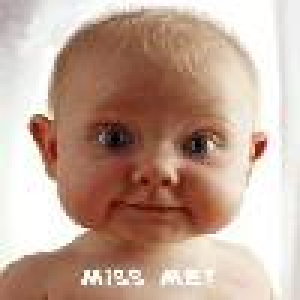
#> input picture Images/Ex6/DataBase/th_1202.jpg, 100 x 100 px, given as the content of the folder ./Images/Ex6/test, which was not available (shown 3 times larger)
$ python Ex6.py
#> lines starting #> are read from the running program, lines starting #| are printed output that depends on the picture; pictures that were not available may be replaced by others from this repository, and a replacement may not be noted
#> further down, imageArray is the input picture: shape (100, 100, 3); mean R, G, B 194.1, 166.3, 151.3
import numpy as np
import matplotlib.pyplot as plt
from PIL import Image
import os
from scipy.fft import dct

def histogram(img):
    """
    For each color channel, we loop over the image and increment the corresponding bin in the histogram

    :param img: the image to be histogrammed
    """
    M,N,K = img.shape
#> M = 100; N = 100; K = 3
    hist = np.zeros((256,3)).astype(np.uint8)
    for k in range(K):
        for i in range(M):
            for j in range(N):
                hist[img[i,j,k],k] +=1

    return hist


def DCT2D(img):
    """
    It takes the 2D DCT of each color channel of the image

    :param img: the image to be transformed
    :return: The transformed image
    """
    transformed = np.ones(img.shape)
    for k in range(3):
        transformed[:,:,k]= dct(dct(img[:,:,k].T).T)
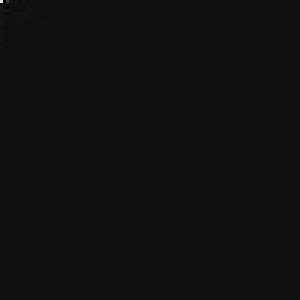
#> transformed: shape (100, 100, 3) float64 (shown 3 times larger); mean R, G, B 841.5, 794.1, 774.9; drawn with min black and max white
    return transformed


def thresh(matrix, r):
    """
    For each of the 3 channels, we find the nLargest largest coefficients, and set all the coefficients
    below that to zero

    :param matrix: the matrix to be thresholded
    :param r: the ratio of the number of non-zero elements to the total number of elements in the matrix
    """
#> called with r = 0.99

    row,col,K = matrix.shape
#> row = 100; col = 100; K = 3

    for k in range(K):
        nLargest = round(row * col * r)
        temp = matrix[:,:,k]
        coef = np.abs(np.sort(temp.flatten())[nLargest:][0])
        temp[temp<coef] = 0
#> this loop made 3 passes
#> coef on passes 1 to 3: 14999.8, 18073.7, 19085.6

    return matrix

def MSE_histograms(img1, img2):
    """
    It takes two images, subtracts them, squares the result, averages the result, and returns the
    average

    :param img1: The first image
    :param img2: the image that we want to compare to
    :return: The mean squared error between the two images.
    """
    squared = np.power(img1 - img2, 2)
    error = np.mean(squared, axis=0)
    return  np.mean(error)

def MSE_DCT(img1, img2):
    """
    It takes the difference between the two images, squares it, and then takes the mean of the squared
    values

    :param img1: The first image
    :param img2: the image that we want to compare to img1
    :return: The mean squared error between the two images.
    """
    squared = np.power(img1-img2,2)
    return np.mean(squared)

def findImageHistogram(hist,path):
    """
    It takes the histogram of the image and the path to the database. It compares
    the histogram of the image to the calculated and returns the MSE error betweeen
    the two

    :param hist: The histogram of the reference image
    :param path: The path to the database of images
    :return: A dictionary with all the errors of the compared histograms
    """
    errors = {}
    for root,dirs,files in os.walk(path):
        for img in files:
            name = f'{path}/{img}'
            imageArray = np.asarray(Image.open(name))

            temp = histogram(imageArray)
            errors[img] = MSE_histograms(hist,temp)
    return errors

def findImageDCT(img,path,r):
    """
    It takes an img and the path to the database as well as the ratio of
    coefficients to keep of each DCT.It compares the dct of the image to
    the calculated and returns the MSE error betweeen the two.

    :param img: The histogram of the reference image
    :param path: The path to the database of images
    :param r: Ratio of dct coefficients to keep
    :return: A dictionary with all the errors of the compared DCTs
    """
    errors = {}
    dcted = DCT2D(img)
    threshImg = thresh(dcted,r)
    for root,dirs,files in os.walk(path):
        for img in files:
            name = f'{path}/{img}'
            imageArray = np.asarray(Image.open(name))

            temp = DCT2D(imageArray)
            threshHold = thresh(temp,r)
#> the loop in thresh (call 2), `for k in range(K):` made 3 passes
            errors[img] = MSE_DCT(threshImg,threshHold)
#> in MSE_DCT, `squared = np.power(img1-img2,2)`: squared: shape (100, 100, 3) float64; every value is 0

    return errors

# Initialize two dictionaries for the loaded images and the histograms
# as well as the path of the test folder
images = {}
histograms = {}
path = './Images/Ex6/test'

# For every image in tests find its histogram and store it into the histogarms dictionary
for root,dirs,files in os.walk(path):
    for img in files:
        name = f'{path}/{img}'
        imageArray = np.asarray(Image.open(name))
        images[img] = imageArray
        histograms[img] = histogram(imageArray)

# Path to the database
databasePath = './Images/Ex6/DataBase'

counter = 1

# For every image in the test folder compare it to the database and plot
# the iamages that have matched using the DCT of the two images
plt.figure(1)
for key,img in images.items():
    errors = findImageDCT(img,databasePath,0.99)
#> errors = {'th_1202.jpg': 0, 'th_1337.jpg': 313818362.5, 'th_1202_16colors.jpg': 1319766.8, 'th_1341.jpg': 327603031.3}
    matched = min(errors.items(), key=lambda x: x[1])
#> matched = ('th_1202.jpg', 0)
    IMAGE = np.asarray(Image.open(f'{databasePath}/{matched[0]}'))
    plt.subplot(1*len(images.items()),2,counter)
    plt.imshow(images[key])
    plt.subplot(1*len(images.items()),2,counter+1)
    plt.imshow(IMAGE)
    counter +=2

# For every image in the test folder compare it to the database and plot
# the images that have matched using the histograms of the two images
plt.figure(2)
counter = 1
for key,img in histograms.items():
    errors = findImageHistogram(img,databasePath)
#> in findImageHistogram, `temp = histogram(imageArray)`: temp = 256 rows, first 8: [0, 6, 23], [0, 1, 1], [0, 0, 5], [1, 1, 4], [1, 2, 4], [0, 0, 3], [2, 1, 4], [2, 1, 5]
#> in MSE_histograms, `squared = np.power(img1 - img2, 2)`: squared = 256 rows, first 8: [0, 0, 0], [0, 0, 0], [0, 0, 0], [0, 0, 0], [0, 0, 0], [0, 0, 0], [0, 0, 0], [0, 0, 0]
#> in MSE_histograms, `error = np.mean(squared, axis=0)`: error = [0, 0, 0]
#> errors = {'th_1202.jpg': 0, 'th_1337.jpg': 97.86, 'th_1202_16colors.jpg': 64.61, 'th_1341.jpg': 97.19}
    matched = min(errors.items(), key=lambda x: x[1])
    IMAGE = np.asarray(Image.open(f'{databasePath}/{matched[0]}'))
    plt.subplot(1*len(histograms.items()),2,counter)
    plt.imshow(images[key])
    plt.subplot(1*len(histograms.items()),2,counter+1)
    plt.imshow(IMAGE)
    counter +=2
plt.show()
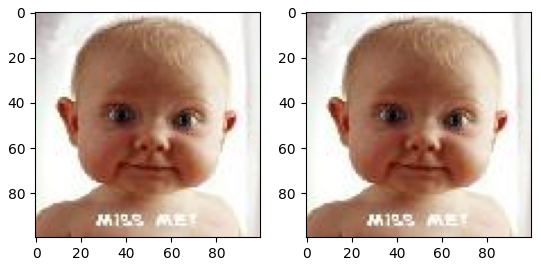
#> figure drawn by matplotlib, 2 panels

$ run again, on Images/Ex6/DataBase/th_1354.jpg
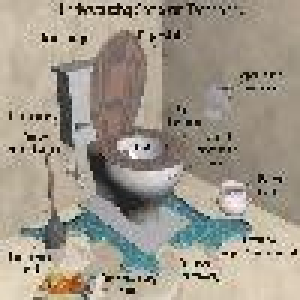
#> input picture Images/Ex6/DataBase/th_1354.jpg, 100 x 100 px, given as the content of the folder ./Images/Ex6/test, which was not available (shown 3 times larger)
#> imageArray is the input picture: shape (100, 100, 3); mean R, G, B 159.7, 151.9, 138.9
#> the loop in thresh, `for k in range(K):` made 3 passes
#> coef on passes 1 to 3: 23999.8, 22399.8, 21903.8
#> the loop in thresh (call 2), `for k in range(K):` made 3 passes
#> `errors = findImageDCT(img,databasePath,0.99)`: errors = {'th_1354.jpg': 0, 'th_1355.jpg': 722048488, 'th_1202.jpg': 247409549.7, 'th_1337.jpg': 81582920.7, 'th_1202_16colors.jpg': 248493631.7, 'th_1341.jpg': 192489226.6, 'th_1358.jpg': 195167237.5}
#> matched = ('th_1354.jpg', 0)
#> in findImageHistogram, `temp = histogram(imageArray)`: temp = 256 rows, first 8: [0, 16, 100], [0, 1, 10], [0, 3, 8], [1, 1, 14], [0, 6, 11], [0, 2, 10], [4, 5, 8], [1, 6, 9]
#> in MSE_histograms, `squared = np.power(img1 - img2, 2)`: squared = 256 rows, first 8: [0, 0, 0], [0, 0, 0], [0, 0, 0], [0, 0, 0], [0, 0, 0], [0, 0, 0], [0, 0, 0], [0, 0, 0]
#> error = [0, 0, 0]
#> `errors = findImageHistogram(img,databasePath)`: errors = {'th_1354.jpg': 0, 'th_1355.jpg': 88.29, 'th_1202.jpg': 97.38, 'th_1337.jpg': 85.1, 'th_1202_16colors.jpg': 97.76, 'th_1341.jpg': 89.8, 'th_1358.jpg': 93.18}
#> `plt.show()`:
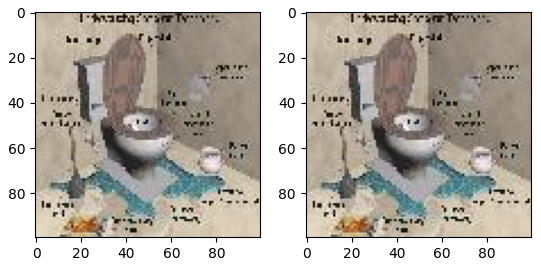
#> figure drawn by matplotlib, 2 panels

$ run again, on Images/Ex6/DataBase/th_1358.jpg
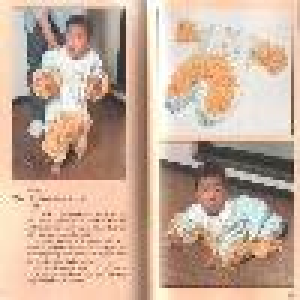
#> input picture Images/Ex6/DataBase/th_1358.jpg, 100 x 100 px, given as the content of the folder ./Images/Ex6/test, which was not available (shown 3 times larger)
#> imageArray is the input picture: shape (100, 100, 3); mean R, G, B 200.2, 173.6, 155.2
#> the loop in thresh, `for k in range(K):` made 3 passes
#> coef on passes 1 to 3: 28738.7, 28450.2, 28190.9
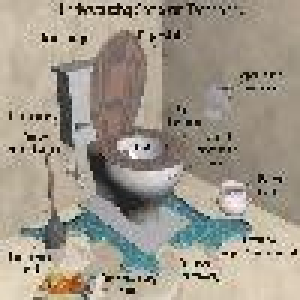
#> input picture Images/Ex6/DataBase/th_1354.jpg, 100 x 100 px, found by its file name (shown 3 times larger)
#> in findImageDCT, imageArray is the input picture: shape (100, 100, 3); mean R, G, B 159.7, 151.9, 138.9
#> the loop in thresh (call 2), `for k in range(K):` made 3 passes
#> coef on passes 1 to 3: 23999.8, 22399.8, 21903.8
#> `errors = findImageDCT(img,databasePath,0.99)`: errors = {'th_1354.jpg': 195167237.5, 'th_1355.jpg': 336220499.3, 'th_1202.jpg': 233617908.5, 'th_1337.jpg': 188487550, 'th_1202_16colors.jpg': 228004483.9, 'th_1341.jpg': 174933750.2, 'th_1358.jpg': 0}
#> matched = ('th_1358.jpg', 0)
#> in findImageHistogram, `temp = histogram(imageArray)`: temp = 256 rows, first 8: [0, 16, 100], [0, 1, 10], [0, 3, 8], [1, 1, 14], [0, 6, 11], [0, 2, 10], [4, 5, 8], [1, 6, 9]
#> in MSE_histograms, `squared = np.power(img1 - img2, 2)`: squared = 256 rows, first 8: [0, 0, 16], [0, 1, 100], [0, 9, 64], [1, 1, 169], [0, 36, 121], [0, 4, 81], [16, 25, 64], [1, 36, 81]
#> error = [79.13, 99.97, 100.4]
#> `errors = findImageHistogram(img,databasePath)`: errors = {'th_1354.jpg': 93.18, 'th_1355.jpg': 94.55, 'th_1202.jpg': 88.5, 'th_1337.jpg': 88.22, 'th_1202_16colors.jpg': 84.77, 'th_1341.jpg': 101.3, 'th_1358.jpg': 0}
#> `plt.show()`:
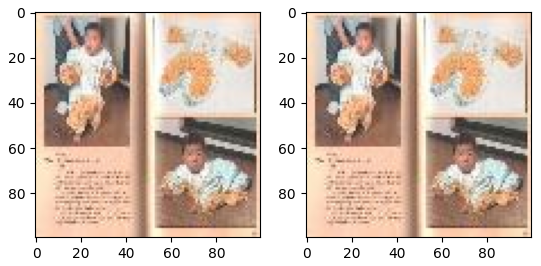
#> figure drawn by matplotlib, 2 panels
